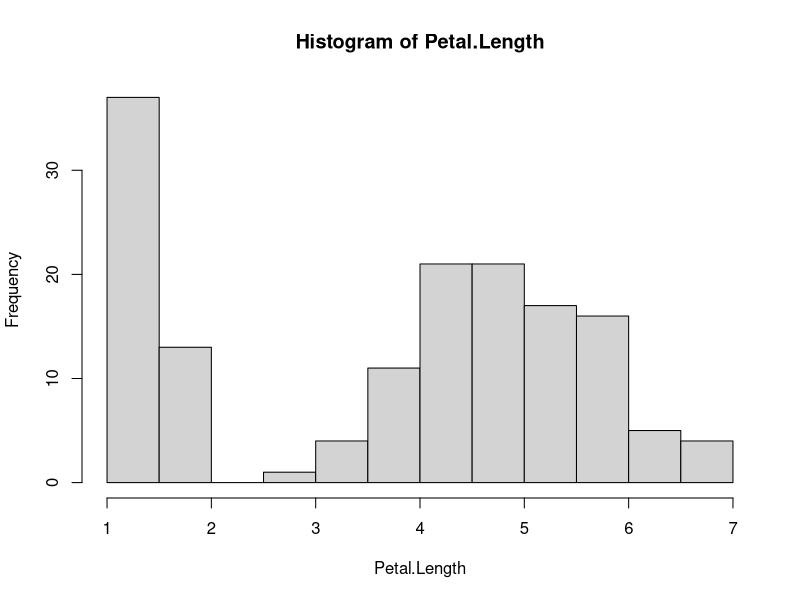
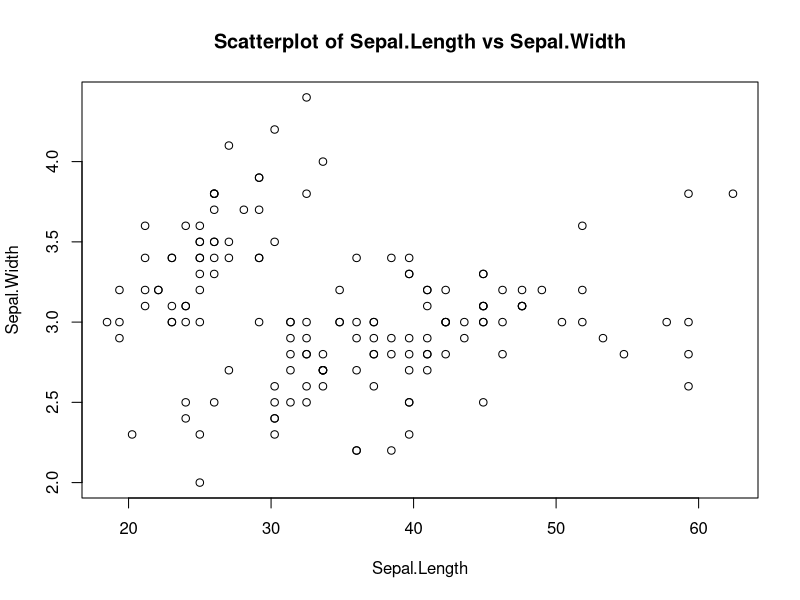

These charts were generated, in order, by the following R code:
## ---- chunk 1
data(iris)
df <- iris
summary(df[, c("Sepal.Length", "Sepal.Width", "Petal.Length", "Petal.Width")])
table(df$Species)
df$Sepal.Length <- df$Sepal.Length^2
# Histogram for Petal.Length
hist(df$Petal.Length, main = "Histogram of Petal.Length", xlab = "Petal.Length")

# Scatterplot for Sepal.Length and Sepal.Width
plot(df$Sepal.Length, df$Sepal.Width, main = "Scatterplot of Sepal.Length vs Sepal.Width", 
     xlab = "Sepal.Length", ylab = "Sepal.Width")
